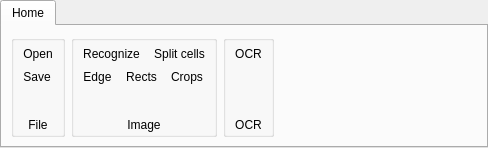
<?xml version="1.0" encoding="UTF-8"?>
<ui version="4.0">
 <class>Form</class>
 <widget class="QWidget" name="Form">
  <property name="geometry">
   <rect>
    <x>0</x>
    <y>0</y>
    <width>488</width>
    <height>148</height>
   </rect>
  </property>
  <property name="sizePolicy">
   <sizepolicy hsizetype="Preferred" vsizetype="Minimum">
    <horstretch>0</horstretch>
    <verstretch>0</verstretch>
   </sizepolicy>
  </property>
  <property name="windowTitle">
   <string>Form</string>
  </property>
  <layout class="QHBoxLayout" name="horizontalLayout">
   <property name="spacing">
    <number>0</number>
   </property>
   <property name="leftMargin">
    <number>0</number>
   </property>
   <property name="topMargin">
    <number>0</number>
   </property>
   <property name="rightMargin">
    <number>0</number>
   </property>
   <property name="bottomMargin">
    <number>0</number>
   </property>
   <item>
    <widget class="QTabWidget" name="tabWidget">
     <property name="currentIndex">
      <number>0</number>
     </property>
     <widget class="QWidget" name="tab">
      <attribute name="title">
       <string>Home</string>
      </attribute>
      <layout class="QHBoxLayout" name="horizontalLayout_4">
       <item>
        <widget class="QGroupBox" name="groupBox">
         <property name="title">
          <string/>
         </property>
         <layout class="QVBoxLayout" name="verticalLayout_3">
          <property name="spacing">
           <number>2</number>
          </property>
          <property name="leftMargin">
           <number>2</number>
          </property>
          <property name="topMargin">
           <number>2</number>
          </property>
          <property name="rightMargin">
           <number>2</number>
          </property>
          <property name="bottomMargin">
           <number>2</number>
          </property>
          <item>
           <widget class="QToolButton" name="toolButton">
            <property name="text">
             <string>Open</string>
            </property>
            <property name="icon">
             <iconset resource="icons.qrc">
              <normaloff>:/icons/remixicon/file-line.svg</normaloff>:/icons/remixicon/file-line.svg</iconset>
            </property>
            <property name="iconSize">
             <size>
              <width>24</width>
              <height>24</height>
             </size>
            </property>
            <property name="toolButtonStyle">
             <enum>Qt::ToolButtonTextBesideIcon</enum>
            </property>
            <property name="autoRaise">
             <bool>true</bool>
            </property>
            <property name="arrowType">
             <enum>Qt::NoArrow</enum>
            </property>
           </widget>
          </item>
          <item>
           <widget class="QToolButton" name="toolButton_2">
            <property name="text">
             <string>Save</string>
            </property>
            <property name="icon">
             <iconset resource="icons.qrc">
              <normaloff>:/icons/remixicon/save-3-line.svg</normaloff>:/icons/remixicon/save-3-line.svg</iconset>
            </property>
            <property name="iconSize">
             <size>
              <width>24</width>
              <height>24</height>
             </size>
            </property>
            <property name="toolButtonStyle">
             <enum>Qt::ToolButtonTextBesideIcon</enum>
            </property>
            <property name="autoRaise">
             <bool>true</bool>
            </property>
           </widget>
          </item>
          <item>
           <spacer name="verticalSpacer">
            <property name="orientation">
             <enum>Qt::Vertical</enum>
            </property>
            <property name="sizeType">
             <enum>QSizePolicy::Expanding</enum>
            </property>
            <property name="sizeHint" stdset="0">
             <size>
              <width>20</width>
              <height>0</height>
             </size>
            </property>
           </spacer>
          </item>
          <item>
           <widget class="QLabel" name="label">
            <property name="sizePolicy">
             <sizepolicy hsizetype="Preferred" vsizetype="Maximum">
              <horstretch>0</horstretch>
              <verstretch>0</verstretch>
             </sizepolicy>
            </property>
            <property name="frameShape">
             <enum>QFrame::NoFrame</enum>
            </property>
            <property name="frameShadow">
             <enum>QFrame::Plain</enum>
            </property>
            <property name="text">
             <string>File</string>
            </property>
            <property name="alignment">
             <set>Qt::AlignCenter</set>
            </property>
           </widget>
          </item>
         </layout>
        </widget>
       </item>
       <item>
        <widget class="QGroupBox" name="groupBox_2">
         <property name="title">
          <string/>
         </property>
         <layout class="QVBoxLayout" name="verticalLayout">
          <property name="spacing">
           <number>2</number>
          </property>
          <property name="leftMargin">
           <number>2</number>
          </property>
          <property name="topMargin">
           <number>2</number>
          </property>
          <property name="rightMargin">
           <number>2</number>
          </property>
          <property name="bottomMargin">
           <number>2</number>
          </property>
          <item>
           <layout class="QHBoxLayout" name="horizontalLayout_2">
            <property name="spacing">
             <number>0</number>
            </property>
            <item>
             <widget class="QToolButton" name="toolButton_3">
              <property name="text">
               <string>Recognize</string>
              </property>
              <property name="icon">
               <iconset resource="icons.qrc">
                <normaloff>:/icons/remixicon/image-line.svg</normaloff>:/icons/remixicon/image-line.svg</iconset>
              </property>
              <property name="iconSize">
               <size>
                <width>24</width>
                <height>24</height>
               </size>
              </property>
              <property name="toolButtonStyle">
               <enum>Qt::ToolButtonTextBesideIcon</enum>
              </property>
              <property name="autoRaise">
               <bool>true</bool>
              </property>
             </widget>
            </item>
            <item>
             <widget class="QToolButton" name="toolButton_4">
              <property name="text">
               <string>Split cells</string>
              </property>
              <property name="icon">
               <iconset resource="icons.qrc">
                <normaloff>:/icons/remixicon/image-add-line.svg</normaloff>:/icons/remixicon/image-add-line.svg</iconset>
              </property>
              <property name="iconSize">
               <size>
                <width>24</width>
                <height>24</height>
               </size>
              </property>
              <property name="toolButtonStyle">
               <enum>Qt::ToolButtonTextBesideIcon</enum>
              </property>
              <property name="autoRaise">
               <bool>true</bool>
              </property>
             </widget>
            </item>
           </layout>
          </item>
          <item>
           <layout class="QHBoxLayout" name="horizontalLayout_3">
            <property name="spacing">
             <number>0</number>
            </property>
            <item>
             <widget class="QToolButton" name="toolButton_5">
              <property name="text">
               <string>Edge</string>
              </property>
              <property name="icon">
               <iconset resource="icons.qrc">
                <normaloff>:/icons/remixicon/task-line.svg</normaloff>
                <normalon>:/icons/remixicon/task-fill.svg</normalon>:/icons/remixicon/task-line.svg</iconset>
              </property>
              <property name="iconSize">
               <size>
                <width>24</width>
                <height>24</height>
               </size>
              </property>
              <property name="checkable">
               <bool>true</bool>
              </property>
              <property name="toolButtonStyle">
               <enum>Qt::ToolButtonTextBesideIcon</enum>
              </property>
              <property name="autoRaise">
               <bool>true</bool>
              </property>
             </widget>
            </item>
            <item>
             <widget class="QToolButton" name="toolButton_6">
              <property name="text">
               <string>Rects</string>
              </property>
              <property name="icon">
               <iconset resource="icons.qrc">
                <normaloff>:/icons/remixicon/task-line.svg</normaloff>
                <normalon>:/icons/remixicon/task-fill.svg</normalon>:/icons/remixicon/task-line.svg</iconset>
              </property>
              <property name="iconSize">
               <size>
                <width>24</width>
                <height>24</height>
               </size>
              </property>
              <property name="checkable">
               <bool>true</bool>
              </property>
              <property name="toolButtonStyle">
               <enum>Qt::ToolButtonTextBesideIcon</enum>
              </property>
              <property name="autoRaise">
               <bool>true</bool>
              </property>
             </widget>
            </item>
            <item>
             <widget class="QToolButton" name="toolButton_7">
              <property name="text">
               <string>Crops</string>
              </property>
              <property name="icon">
               <iconset resource="icons.qrc">
                <normaloff>:/icons/remixicon/task-line.svg</normaloff>
                <normalon>:/icons/remixicon/task-fill.svg</normalon>:/icons/remixicon/task-line.svg</iconset>
              </property>
              <property name="iconSize">
               <size>
                <width>24</width>
                <height>24</height>
               </size>
              </property>
              <property name="checkable">
               <bool>true</bool>
              </property>
              <property name="toolButtonStyle">
               <enum>Qt::ToolButtonTextBesideIcon</enum>
              </property>
              <property name="autoRaise">
               <bool>true</bool>
              </property>
             </widget>
            </item>
           </layout>
          </item>
          <item>
           <spacer name="verticalSpacer_2">
            <property name="orientation">
             <enum>Qt::Vertical</enum>
            </property>
            <property name="sizeType">
             <enum>QSizePolicy::Expanding</enum>
            </property>
            <property name="sizeHint" stdset="0">
             <size>
              <width>20</width>
              <height>0</height>
             </size>
            </property>
           </spacer>
          </item>
          <item>
           <widget class="QLabel" name="label_2">
            <property name="frameShape">
             <enum>QFrame::NoFrame</enum>
            </property>
            <property name="text">
             <string>Image</string>
            </property>
            <property name="alignment">
             <set>Qt::AlignCenter</set>
            </property>
           </widget>
          </item>
         </layout>
        </widget>
       </item>
       <item>
        <widget class="QGroupBox" name="groupBox_3">
         <property name="title">
          <string/>
         </property>
         <layout class="QVBoxLayout" name="verticalLayout_4">
          <property name="spacing">
           <number>2</number>
          </property>
          <property name="leftMargin">
           <number>2</number>
          </property>
          <property name="topMargin">
           <number>2</number>
          </property>
          <property name="rightMargin">
           <number>2</number>
          </property>
          <property name="bottomMargin">
           <number>2</number>
          </property>
          <item>
           <widget class="QToolButton" name="toolButton_8">
            <property name="text">
             <string>OCR</string>
            </property>
            <property name="icon">
             <iconset resource="icons.qrc">
              <normaloff>:/icons/remixicon/search-line.svg</normaloff>:/icons/remixicon/search-line.svg</iconset>
            </property>
            <property name="iconSize">
             <size>
              <width>24</width>
              <height>24</height>
             </size>
            </property>
            <property name="toolButtonStyle">
             <enum>Qt::ToolButtonTextBesideIcon</enum>
            </property>
            <property name="autoRaise">
             <bool>true</bool>
            </property>
           </widget>
          </item>
          <item>
           <spacer name="verticalSpacer_3">
            <property name="orientation">
             <enum>Qt::Vertical</enum>
            </property>
            <property name="sizeType">
             <enum>QSizePolicy::Expanding</enum>
            </property>
            <property name="sizeHint" stdset="0">
             <size>
              <width>20</width>
              <height>0</height>
             </size>
            </property>
           </spacer>
          </item>
          <item>
           <widget class="QLabel" name="label_3">
            <property name="sizePolicy">
             <sizepolicy hsizetype="Preferred" vsizetype="Maximum">
              <horstretch>0</horstretch>
              <verstretch>0</verstretch>
             </sizepolicy>
            </property>
            <property name="frameShape">
             <enum>QFrame::NoFrame</enum>
            </property>
            <property name="frameShadow">
             <enum>QFrame::Plain</enum>
            </property>
            <property name="text">
             <string>OCR</string>
            </property>
            <property name="alignment">
             <set>Qt::AlignCenter</set>
            </property>
           </widget>
          </item>
         </layout>
        </widget>
       </item>
       <item>
        <spacer name="horizontalSpacer">
         <property name="orientation">
          <enum>Qt::Horizontal</enum>
         </property>
         <property name="sizeType">
          <enum>QSizePolicy::Expanding</enum>
         </property>
         <property name="sizeHint" stdset="0">
          <size>
           <width>40</width>
           <height>20</height>
          </size>
         </property>
        </spacer>
       </item>
      </layout>
     </widget>
    </widget>
   </item>
  </layout>
 </widget>
 <resources>
  <include location="icons.qrc"/>
 </resources>
 <connections/>
</ui>
